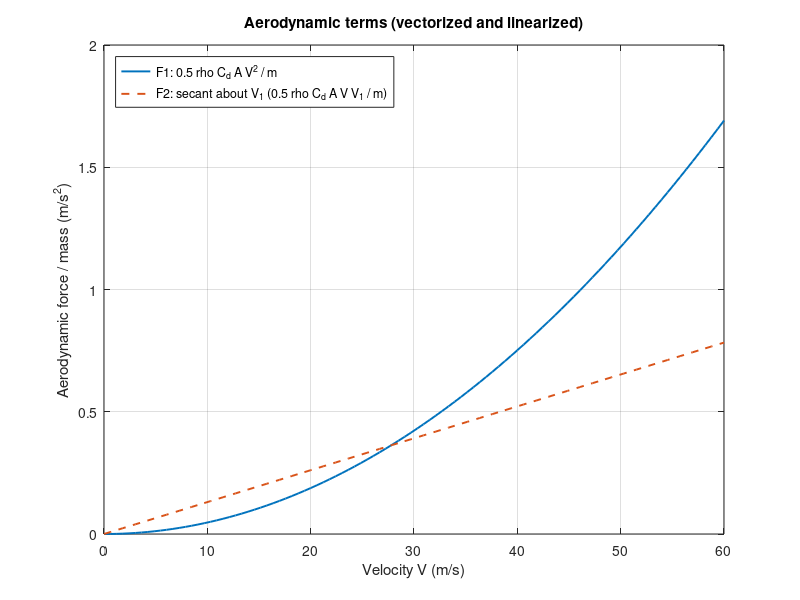
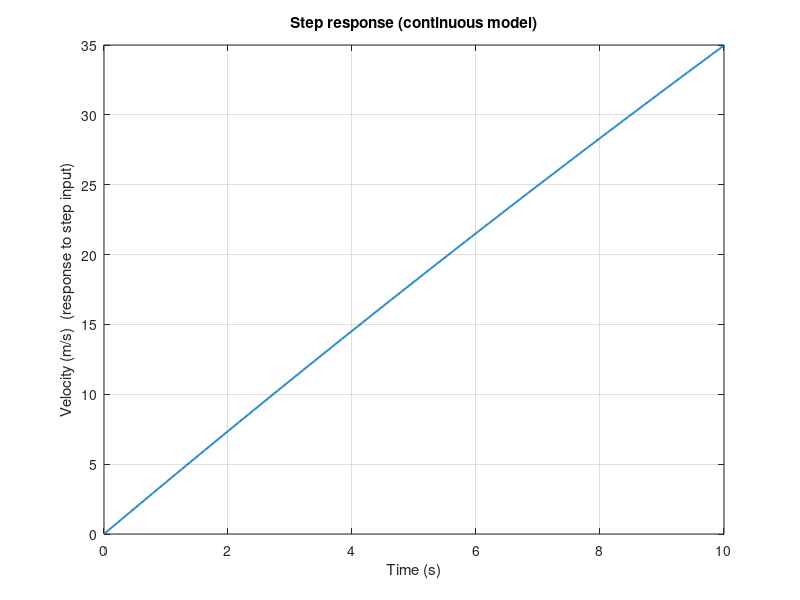

Source code (MATLAB) for these figures, in order:
% Cleaned & corrected script
m = 1000;
Reff = 0.2413;
ig = 9;
CR = 0.0004;
CW = 0.23;
g = 9.81;
A = 3.45;
Rho = 1.1839;
V1 = 27.78;   % operating (linearization) speed [m/s] (~100 km/h)
Zp = 3;
phi = 0.23;
Tmax = 420;
Tmin = 0;

eta_dt = 1;          % drivetrain efficiency
k2     = 100;        % linear drag coefficient (N·s/m)
a_f    = 100;        % rolling/friction force (N)
Kp     = 1.0;        % velocity-to-acceleration proportional gain

%% Motor parameters (kept for later use)
Ld = 1e-4;
Lq = 1e-3;
Rs = 0.00475;
% phi already defined above

%% For Linearization (secant)
V = linspace(0, 60, 100);          % velocity vector [m/s]

% Aerodynamic drag force per unit mass (vectorized)
% F1: aerodynamic term ~ 0.5 * rho * Cd * A * V^2  divided by mass
F1 = (1/2) * CW * A * Rho .* (V .^ 2) / m;

% F2: secant/linearized version about V1: (1/2)*rho*Cd*A*V*V1/m
% elementwise multiply to keep vector shape
F2 = (1/2) * CW * A * Rho .* (V .* V1) / m;

figure;
plot(V, F1, 'LineWidth', 1.4)
hold on
plot(V, F2, '--', 'LineWidth', 1.4)
xlabel('Velocity V (m/s)')
ylabel('Aerodynamic force / mass (m/s^2)')
legend('F1: 0.5 rho C_d A V^2 / m', 'F2: secant about V_1 (0.5 rho C_d A V V_1 / m)', 'Location', 'NorthWest')
grid on
title('Aerodynamic terms (vectorized and linearized)')

%% calculation of coefficients used in linear model
% bf : gain from wheel torque / motor to acceleration (includes gearbox)
bf = ig * (1 / (m * Reff));   % units: (gear ratio * 1/(m*Reff))

% af : linearized aerodynamic damping coefficient at operating speed V1
% derived from F2 expression: af = (1/2)*CW*A*Rho*V1 / m
af = (1/2) * CW * A * Rho * V1 / m;

% other time-constants / coefficients (kept as you had, but check units/meaning)
aw = 1 / 7.375;    % time constant for cruise control (1/seconds)
av = 1 / 1.475;    % motor time constant (1/seconds) -- you wrote "car reaches 100 km/hr in 4 seconds", adjust if needed

%% simple TF for longitudinal dynamics:
% We assume a first-order plant:  acceleration = bf * (input) - af * V
% Transfer function from input torque-like command to velocity (approx):
% G(s) = bf / (s + af)
num = bf;
den = [1 af];
sys = tf(num, den);

% continuous -> state-space -> discrete
ssys = ss(sys);
Ts = 0.01;           % sampling time for discretization [s] (adjust as needed)
sysd = c2d(ssys, Ts);


%% Optional: simulate a step input (torque command) to check response
tSim = 0:Ts:10;                    % simulate 10 seconds
u = ones(size(tSim)) * 100;        % constant input magnitude (adjust)
y = lsim(ssys, u, tSim);

figure;
plot(tSim, y, 'LineWidth', 1.4)
xlabel('Time (s)')
ylabel('Velocity (m/s)  (response to step input)')
title('Step response (continuous model)')
grid on
%%initia values
id=0;
Tref=10;

iq=Tref/(1.5*Zp*phi+(Ld-Lq)*id);
